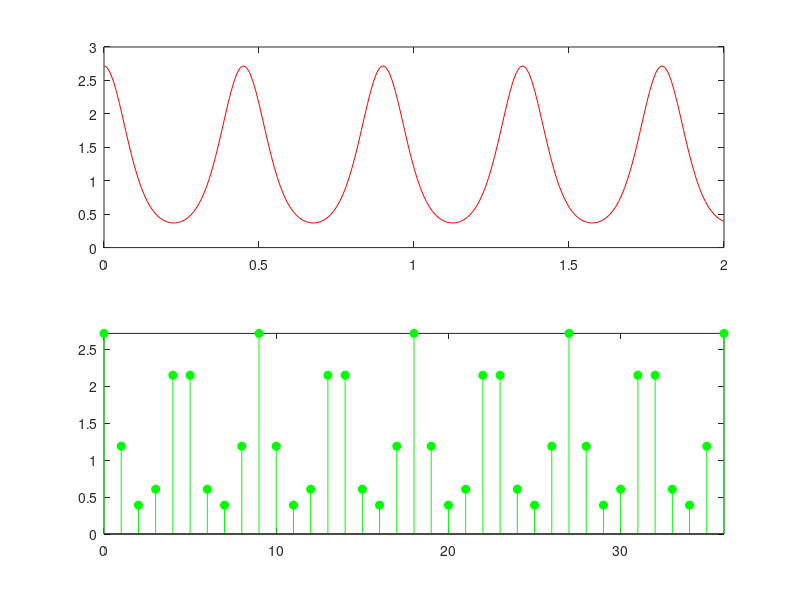

Recreate this plot in MATLAB.
%-------------------------
% Ejercicio 2
%-------------------------

% Grafica las funciones x1 y x2 en una misma figura
% Integrantes: Alejandra Castrillo - Justin Chavarria - Cristhian Rojas

figure('Name', 'Ejercicio 2');

subplot(2,1,1);
t  = 0:0.01:2;
x1 = exp(cos((40*pi*t)/9));
plot(t, x1, 'r');

subplot(2,1,2);
n  = 0:1:36;
x2 = exp(cos((40*pi*n)/9));
stem(n, x2, 'filled', 'g')
axis tight;